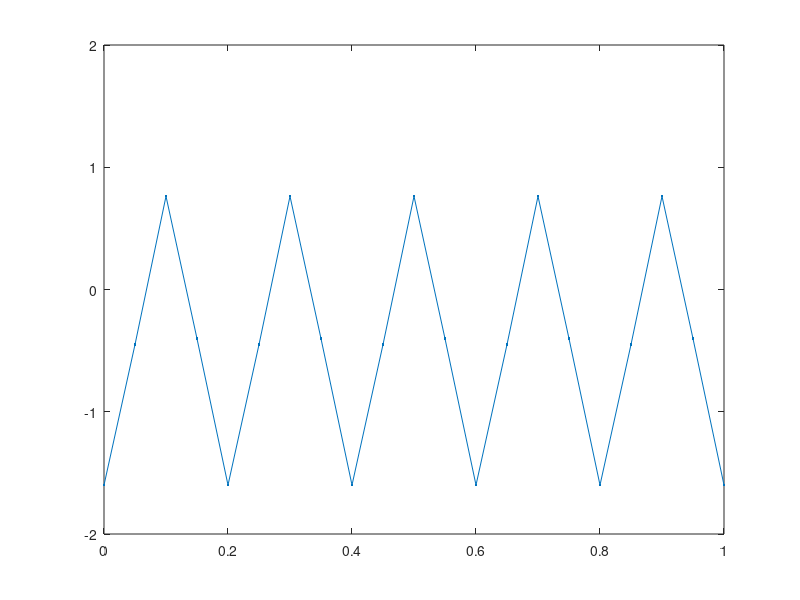

MATLAB code for this plot:
x = (0:0.05:1);
n = length(x);

k = @(x, y) exp (-1 * sin(5 * pi * (x - y)) ^ 2);
    
c = zeros(n, n);
for i = 1:n
    for j = 1:n
        c(i, j) = k(x(i), x(j));
    end
end


u = randn(n, 1);
[A, S, B] = svd(c);

z = A * sqrt(S) * u;


plot(x, z, '.-')
axis([0, 1, -2, 2])

